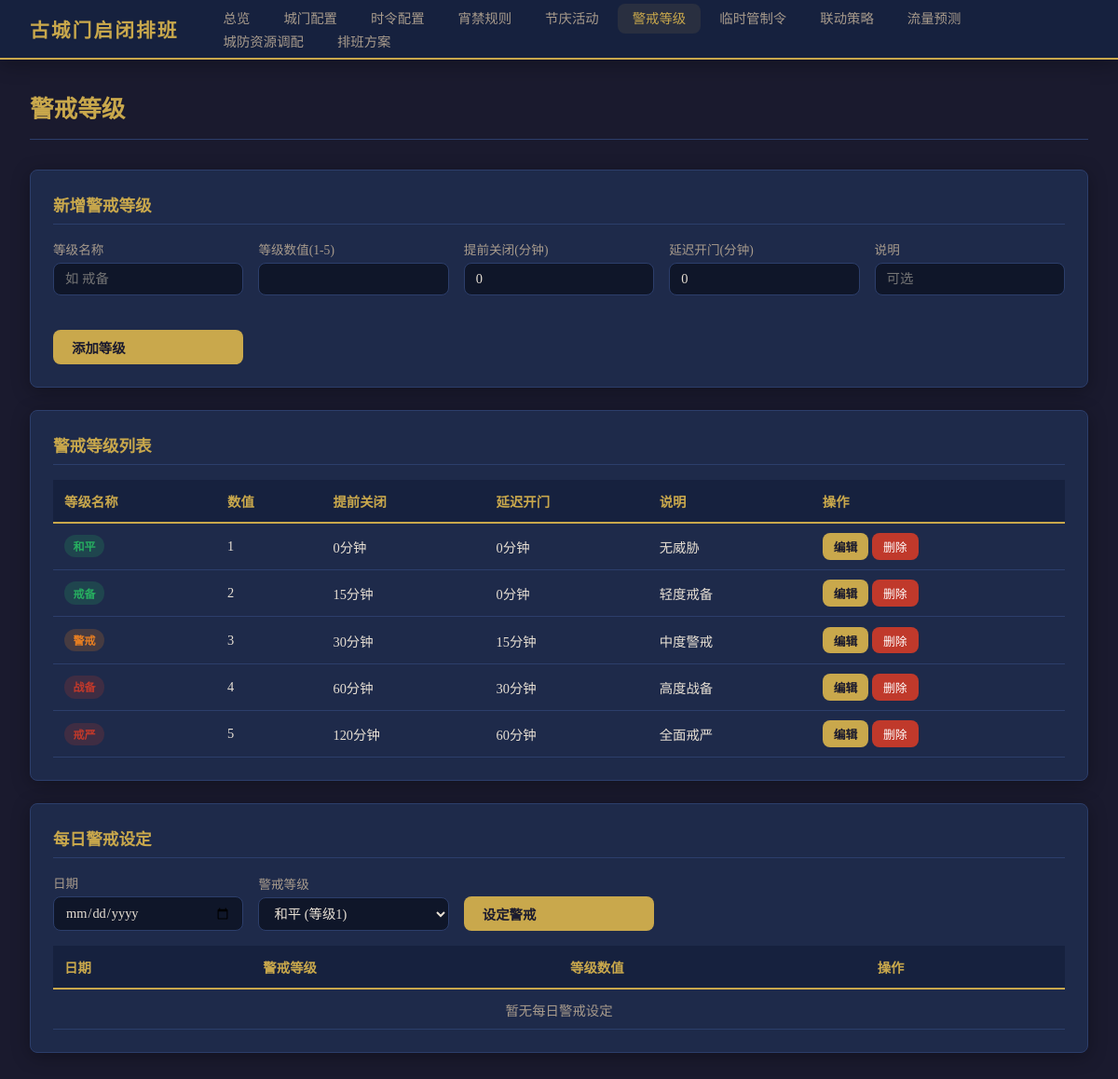
Screenshot of /alerts with the database file from the repository.
### tables this page shows
CREATE TABLE alert_levels (
            id INTEGER PRIMARY KEY AUTOINCREMENT,
            level_name TEXT UNIQUE NOT NULL,
            level_value INTEGER UNIQUE NOT NULL CHECK(level_value BETWEEN 1 AND 5),
            close_advance_minutes INTEGER NOT NULL DEFAULT 0,
            open_delay_minutes INTEGER NOT NULL DEFAULT 0,
            description TEXT DEFAULT ''
        );

### main.py (the view)
@app.get("/alerts", response_class=HTMLResponse)
async def alerts_page(request: Request, error: str = None):
    conn = get_db()
    levels = conn.execute("SELECT * FROM alert_levels ORDER BY level_value").fetchall()
    daily_alerts = conn.execute(
        "SELECT da.*, al.level_name, al.level_value FROM daily_alerts da JOIN alert_levels al ON da.alert_level_id = al.id ORDER BY da.alert_date DESC"
    ).fetchall()
    conn.close()
    return templates.TemplateResponse("alerts.html", {
        "request": request,
        "levels": levels,
        "daily_alerts": daily_alerts,
        "active_page": "alerts",
        "error_msg": error,
    })

### templates/alerts.html (shortened to what this page needs)
{% extends "base.html" %}
{% block content %}
<div class="page-header">
    <h1>警戒等级</h1>
</div>
<div class="card">
    <h2>新增警戒等级</h2>
    <form action="/alerts/level/add" method="post" class="form-grid">
        <div class="form-group">
            <label>等级名称</label>
            <input type="text" name="level_name" required placeholder="如 戒备">
        </div>
        <div class="form-group">
            <label>等级数值(1-5)</label>
            <input type="number" name="level_value" min="1" max="5" required>
        </div>
        <div class="form-group">
            <label>提前关闭(分钟)</label>
            <input type="number" name="close_advance_minutes" min="0" value="0">
        </div>
        <div class="form-group">
            <label>延迟开门(分钟)</label>
            <input type="number" name="open_delay_minutes" min="0" value="0">
        </div>
        <div class="form-group">
            <label>说明</label>
            <input type="text" name="description" placeholder="可选">
        </div>
        <div class="form-group">
            <label>&nbsp;</label>
            <button type="submit" class="btn btn-primary">添加等级</button>
        </div>
    </form>
</div>
<div class="card">
    <h2>警戒等级列表</h2>
    <div class="table-responsive">
        <table>
            <thead>
                <tr>
                    <th>等级名称</th>
                    <th>数值</th>
                    <th>提前关闭</th>
                    <th>延迟开门</th>
                    <th>说明</th>
                    <th>操作</th>
                </tr>
            </thead>
            <tbody>
                {% for l in levels %}
                <tr>
                    <td><span class="badge {% if l.level_value >= 4 %}badge-red{% elif l.level_value >= 3 %}badge-orange{% else %}badge-green{% endif %}">{{ l.level_name }}</span></td>
                    <td>{{ l.level_value }}</td>
                    <td>{{ l.close_advance_minutes }}分钟</td>
                    <td>{{ l.open_delay_minutes }}分钟</td>
                    <td>{{ l.description or '-' }}</td>
                    <td>
                        <button type="button" class="btn btn-primary btn-sm" onclick="openEditModal({{ l.id }}, '{{ l.level_name }}', {{ l.level_value }}, {{ l.close_advance_minutes }}, {{ l.open_delay_minutes }}, '{{ l.description or '' }}')">编辑</button>
                        <form action="/alerts/level/delete/{{ l.id }}" method="post" style="display:inline;"
                              onsubmit="return confirm('确定删除等级 {{ l.level_name }}？')">
                            <button type="submit" class="btn btn-danger btn-sm">删除</button>
                        </form>
                    </td>
                </tr>
                {% endfor %}
            </tbody>
        </table>
    </div>
</div>
<div class="card">
    <h2>每日警戒设定</h2>
    <form action="/alerts/daily/add" method="post" class="form-grid">
        <div class="form-group">
            <label>日期</label>
            <input type="date" name="alert_date" required>
        </div>
        <div class="form-group">
            <label>警戒等级</label>
            <select name="alert_level_id" required>
                {% for l in levels %}
                <option value="{{ l.id }}">{{ l.level_name }} (等级{{ l.level_value }})</option>
                {% endfor %}
            </select>
        </div>
        <div class="form-group">
            <label>&nbsp;</label>
            <button type="submit" class="btn btn-primary">设定警戒</button>
        </div>
    </form>
    <div class="table-responsive" style="margin-top:1rem;">
        <table>
            <thead>
                <tr>
                    <th>日期</th>
                    <th>警戒等级</th>
                    <th>等级数值</th>
                    <th>操作</th>
                </tr>
            </thead>
            <tbody>
                {% if not daily_alerts %}
                <tr><td colspan="4" style="text-align:center;color:var(--text-secondary);">暂无每日警戒设定</td></tr>
                {% endif %}
            </tbody>
        </table>
    </div>
</div>
{% endblock %}

### static/css/style.css (style rules this page uses)
:root { --bg-primary: #1a1a2e; --bg-secondary: #16213e; --bg-card: #1e2a4a; --bg-input: #0f1629; --text-primary: #e8e0d4; --text-secondary: #a89b8c; --accent-gold: #c9a84c; --accent-red: #c0392b; --accent-green: #27ae60; --accent-blue: #2980b9; --accent-orange: #e67e22; --accent-purple: #8e44ad; --border-color: #2c3e6b; --shadow: 0 4px 20px rgba(0,0,0,0.3); --radius: 8px; }
* { margin: 0; padding: 0; box-sizing: border-box; }
body { font-family: "Noto Serif SC", "Songti SC", "SimSun", serif; background: var(--bg-primary); color: var(--text-primary); min-height: 100vh; }
.page-header { display: flex; justify-content: space-between; align-items: center; margin-bottom: 2rem; padding-bottom: 1rem; border-bottom: 1px solid var(--border-color); }
.page-header h1 { font-size: 1.6rem; color: var(--accent-gold); font-weight: 600; }
.card { background: var(--bg-card); border: 1px solid var(--border-color); border-radius: var(--radius); padding: 1.5rem; margin-bottom: 1.5rem; box-shadow: var(--shadow); }
.card h2 { font-size: 1.1rem; color: var(--accent-gold); margin-bottom: 1rem; padding-bottom: 0.5rem; border-bottom: 1px solid var(--border-color); }
.form-grid { display: grid; grid-template-columns: repeat(auto-fill, minmax(200px, 1fr)); gap: 1rem; align-items: end; }
.form-group { display: flex; flex-direction: column; gap: 0.3rem; }
.form-group label { font-size: 0.85rem; color: var(--text-secondary); }
.form-group input, .form-group select, .form-group textarea { background: var(--bg-input); border: 1px solid var(--border-color); color: var(--text-primary); padding: 0.5rem 0.75rem; border-radius: var(--radius); font-size: 0.9rem; font-family: inherit; }
.btn { padding: 0.5rem 1.25rem; border: none; border-radius: var(--radius); cursor: pointer; font-size: 0.9rem; font-family: inherit; transition: all 0.2s; text-decoration: none; display: inline-flex; align-items: center; gap: 0.4rem; }
.btn-primary { background: var(--accent-gold); color: var(--bg-primary); font-weight: 600; }
.btn-danger { background: var(--accent-red); color: white; font-size: 0.8rem; padding: 0.3rem 0.75rem; }
.btn-sm { font-size: 0.8rem; padding: 0.3rem 0.75rem; }
table { width: 100%; border-collapse: collapse; font-size: 0.9rem; }
th { background: var(--bg-secondary); color: var(--accent-gold); padding: 0.75rem; text-align: left; font-weight: 600; border-bottom: 2px solid var(--accent-gold); white-space: nowrap; }
td { padding: 0.65rem 0.75rem; border-bottom: 1px solid var(--border-color); }
.badge { display: inline-block; padding: 0.2rem 0.6rem; border-radius: 12px; font-size: 0.75rem; font-weight: 600; }
.badge-red { background: rgba(192,57,43,0.2); color: var(--accent-red); }
.badge-green { background: rgba(39,174,96,0.2); color: var(--accent-green); }
.badge-orange { background: rgba(230,126,34,0.2); color: var(--accent-orange); }
.table-responsive { overflow-x: auto; }

### rows the page displays
alert_levels: level_name "和平", level_value "1", close_advance_minutes "0", open_delay_minutes "0", description "无威胁"
alert_levels: level_name "戒备", level_value "2", close_advance_minutes "15", open_delay_minutes "0", description "轻度戒备"
alert_levels: level_name "警戒", level_value "3", close_advance_minutes "30", open_delay_minutes "15", description "中度警戒"
alert_levels: level_name "战备", level_value "4", close_advance_minutes "60", open_delay_minutes "30", description "高度战备"
alert_levels: level_name "戒严", level_value "5", close_advance_minutes "120", open_delay_minutes "60", description "全面戒严"

### other values shown
form field alert_level_id "和平 (等级1)"
